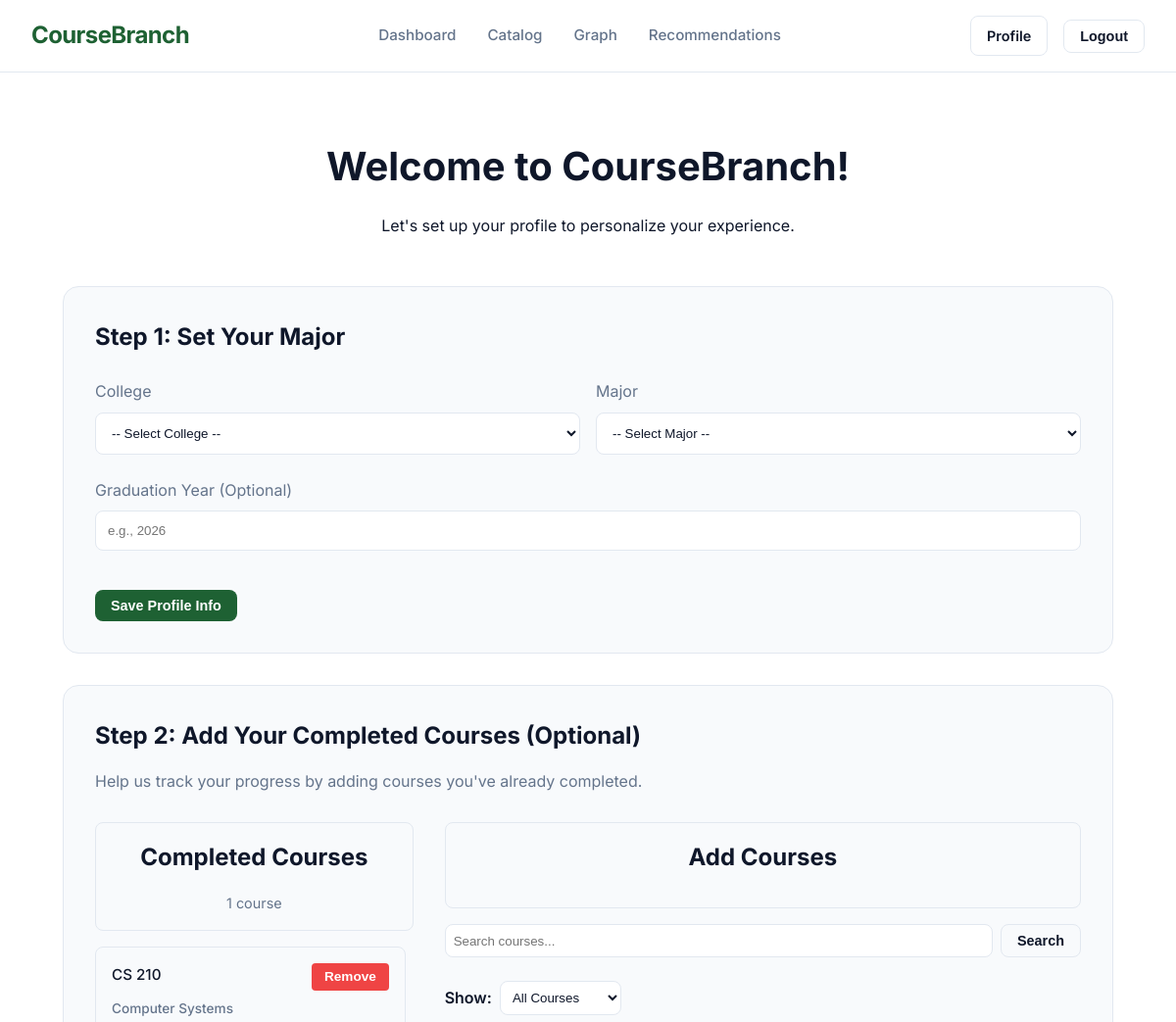
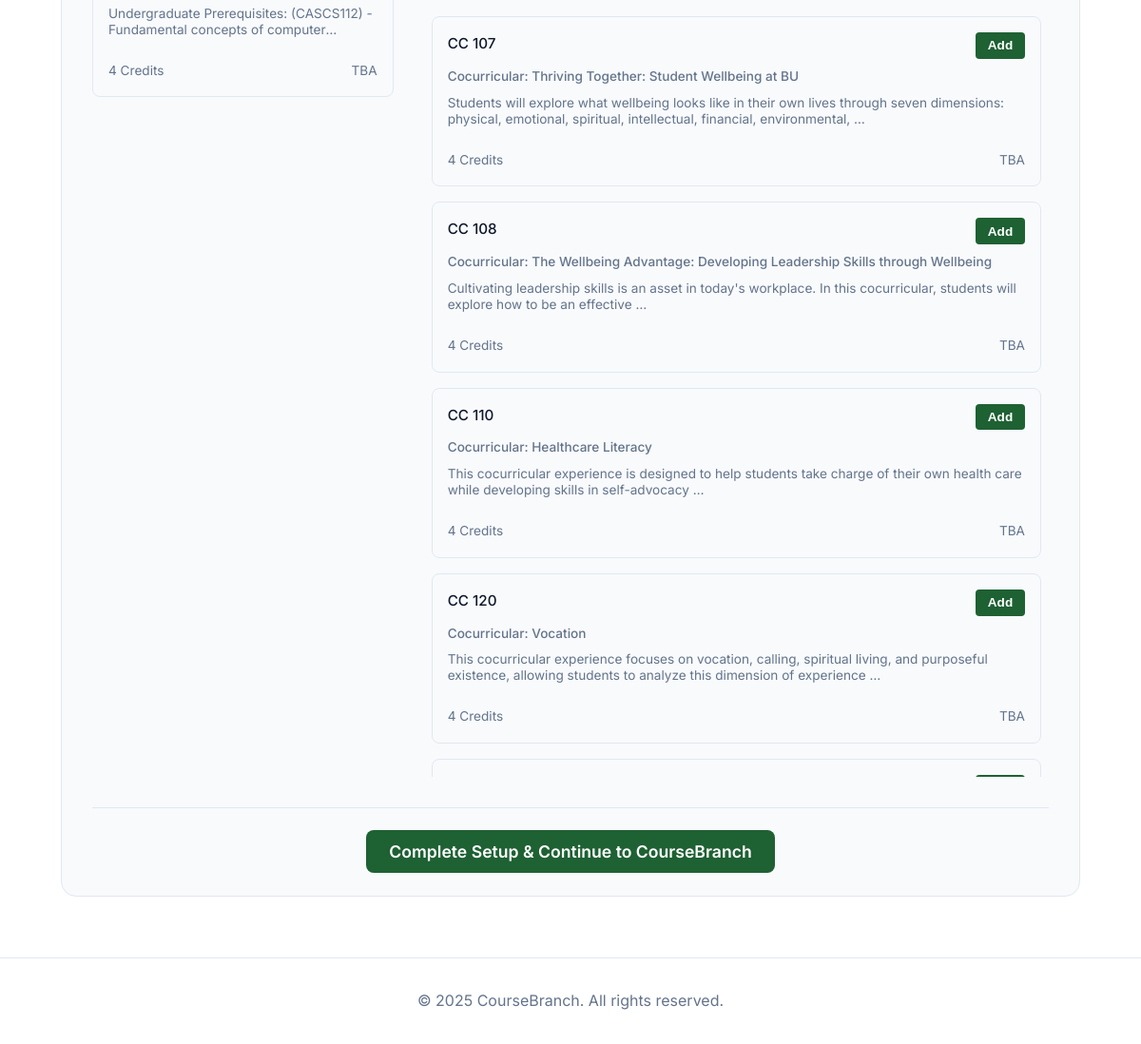
The page /onboarding/ (signed in) on the database its author committed (2 pictures, top to bottom).
### catalog/models.py (models this page shows, shortened)
class Course(models.Model):
    college = models.ForeignKey(
        College, on_delete=models.CASCADE, related_name="courses"
    )
    code = models.CharField(max_length=20, unique=True)
    name = models.CharField(max_length=200)
    description = models.TextField()
    instructor = models.CharField(max_length=100)
    credits = models.IntegerField()
    prerequisites = models.ManyToManyField(
        'self',
        symmetrical=False,
        blank=True,
        related_name='required_for'
    )

### accounts/views.py (the view, shortened to what this page needs)
# urls.py: path('onboarding/', views.onboarding_view, name='onboarding'),
@login_required
def onboarding_view(request):
    from django.db.models import Q
    profile, _ = Profile.objects.get_or_create(user=request.user)
    colleges_data = get_colleges_and_majors()
    college_list = sorted(colleges_data.keys())
    filter_type = request.GET.get('filter', 'all')
    search_query = request.GET.get('q', '').strip()
    completed_courses = profile.completed_courses.all()
    completed_codes = set(c.code for c in completed_courses)
    available_courses = Course.objects.exclude(code__in=completed_codes)
    if search_query:
        search_tokens = search_query.split()
        search_q = Q()
        for token in search_tokens:
            search_q &= (Q(code__icontains=token) | Q(name__icontains=token))
        available_courses = available_courses.filter(search_q)
    if filter_type == 'major' and profile.major:
        from catalog.views import _get_major_query
        query = _get_major_query(profile.major, profile.college)
        available_courses = available_courses.filter(query)
    elif filter_type == 'major' and not profile.major:
        available_courses = Course.objects.none()
    limit = 100
    available_courses = available_courses[:limit]
    return render(request, "accounts/onboarding.html", {
        "profile": profile,
        "colleges_data": json.dumps(colleges_data),
        "college_list": college_list,
        "completed_courses": completed_courses,
        "available_courses": available_courses,
        "filter_type": filter_type,
        "search_query": search_query,
        "user_college": profile.college,
        "user_major": profile.major,
        "has_major": bool(profile.major),
    })

### accounts/utils.py (called while the page is built, shortened)
def get_colleges_and_majors():
    json_path = os.path.join(settings.BASE_DIR, 'bu_majors.json')
    if not os.path.exists(json_path):
        return {}

### accounts/templates/accounts/onboarding.html (shortened to what this page needs)
{% extends 'base.html' %}
{% load static %}
{% block extra_css %}
<link rel="stylesheet" href="{% static 'css/catalog.css' %}">
<link rel="stylesheet" href="{% static 'css/profile.css' %}">
<link rel="stylesheet" href="{% static 'css/onboarding.css' %}">
{% endblock %}
{% block content %}
<div class="catalog-container">
    <div class="catalog-header">
        <h1>Welcome to CourseBranch!</h1>
        <p>Let's set up your profile to personalize your experience.</p>
    </div>
    <div class="feature-card onboarding-step-card">
        <h2>Step 1: Set Your Major</h2>
        <form method="post" id="major-form" class="profile-form">
            <div class="form-grid-2col">
                <div class="form-field">
                    <label for="college">College</label>
                    <select id="college" name="college">
                        <option value="">-- Select College --</option>
                    </select>
                </div>
                <div class="form-field">
                    <label for="major">Major</label>
                    <select id="major" name="major">
                        <option value="">-- Select Major --</option>
                    </select>
                </div>
            </div>
            <div class="form-field">
                <label for="graduation_year">Graduation Year (Optional)</label>
                <input type="number" id="graduation_year" name="graduation_year"
                    value="{{ profile.graduation_year|default:'' }}" placeholder="e.g., 2026">
            </div>
            <div class="onboarding-form-actions">
                <button type="submit" class="btn btn-primary">Save Profile Info</button>
            </div>
        </form>
    </div>
    <div class="feature-card onboarding-step-2">
        <h2>Step 2: Add Your Completed Courses (Optional)</h2>
        <p>Help us track your progress by adding courses you've already completed.</p>
        <div class="two-column-layout">
            <div>
                <div class="column-header">
                    <h3>Completed Courses</h3>
                    <div class="count" id="completed-count">{{ completed_courses.count }} course{{ completed_courses.count|pluralize }}</div>
                </div>
                <div class="courses-column" id="completed-column">
                    {% for course in completed_courses %}
                    <div class="course-item" data-course-code="{{ course.code }}">
                        <div class="course-item-header">
                            <h4>{{ course.code }}</h4>
                            <button class="action-btn remove-btn" onclick="removeCourse('{{ course.code }}')">Remove</button>
                        </div>
                        <h5>{{ course.name }}</h5>
                        <p>{{ course.description|truncatewords:20 }}</p>
                        <div class="course-item-meta">
                            <span>{{ course.credits }} Credits</span>
                            <span>{{ course.instructor }}</span>
                        </div>
                    </div>
                    {% empty %}
                    <div class="course-item-empty">
                        <p>No completed courses yet. Add courses from the right panel.</p>
                    </div>
                    {% endfor %}
                </div>
            </div>
            <div>
                <div class="column-header">
                    <h3>Add Courses</h3>
                </div>
                <div class="onboarding-search-container">
                    <form method="get" action="" class="onboarding-search-form">
                        <input type="text" name="q" value="{{ search_query }}" placeholder="Search courses..." class="onboarding-search-input">
                        <button type="submit" class="btn btn-outline">Search</button>
                    </form>
                </div>
                <div class="onboarding-filter-container">
                    <label for="course-filter" class="onboarding-filter-label">Show:</label>
                    <select id="course-filter" onchange="window.location.href='?filter=' + this.value + '&q={{ search_query|urlencode }}'" class="onboarding-filter-select">
                        <option value="all" {% if filter_type == 'all' %}selected{% endif %}>All Courses</option>
                    </select>
                </div>
                <div class="courses-column" id="available-column">
                    {% for course in available_courses %}
                    <div class="course-item" data-course-code="{{ course.code }}">
                        <div class="course-item-header">
                            <h4>{{ course.code }}</h4>
                            <button class="action-btn add-btn" onclick="addCourse('{{ course.code }}')">Add</button>
                        </div>
                        <h5>{{ course.name }}</h5>
                        <p>{{ course.description|truncatewords:20 }}</p>
                        <div class="course-item-meta">
                            <span>{{ course.credits }} Credits</span>
                            <span>{{ course.instructor }}</span>
                        </div>
                    </div>
                    {% empty %}
                    <div class="course-item-empty">
                        <p>No courses found. Try adjusting your search or filters.</p>
                    </div>
                    {% endfor %}
                </div>
            </div>
        </div>
        <div class="onboarding-complete-section">
            <a href="{% url 'home' %}" class="btn btn-primary btn-lg">Complete Setup & Continue to CourseBranch</a>
        </div>
    </div>
</div>
{% endblock %}

### static/css/variables.css (style rules this page uses)
:root { --dark-emerald: #1e6133; --periwinkle: #d8dcff; --dark-wine: #7b2d26; --primary-color: var(--dark-emerald); --primary-hover: #145028; --secondary-color: var(--dark-wine); --accent-color: var(--periwinkle); --background-color: #ffffff; --surface-color: #f8fafc; --text-color: #0f172a; --text-muted: #64748b; --border-color: #e2e8f0; --font-main: 'Inter', sans-serif; --shadow-sm: 0 1px 2px 0 rgb(0 0 0 / 0.05); --shadow-md: 0 4px 6px -1px rgb(0 0 0 / 0.1), 0 2px 4px -2px rgb(0 0 0 / 0.1); --shadow-lg: 0 10px 15px -3px rgb(0 0 0 / 0.1), 0 4px 6px -4px rgb(0 0 0 / 0.1); --graph-bg: #0f172a; --graph-legend-bg: #ffffff; --graph-node-default: #64748b; --graph-node-selected: #a855f7; --graph-node-completed: #10b981; --graph-node-completed-border: #15803d; --graph-node-incomplete: #fbbf24; --graph-node-incomplete-border: #f59e0b; --graph-node-required: #e74c3c; --graph-node-required-border: #c0392b; --graph-node-text: #0f172a; --graph-node-border: #475569; --graph-edge-color: #94a3b8; --graph-edge-highlight: #0ea5e9; --graph-boundary-color: #8b5cf6; --graph-boundary-bg: rgba(139, 92, 246, 0.08); --graph-muted-node: #94a3b8; }

### static/css/style.css (style rules this page uses)
* { box-sizing: border-box; margin: 0; padding: 0; }
body { font-family: var(--font-main); background-color: var(--background-color); color: var(--text-color); line-height: 1.6; min-height: 100vh; display: flex; flex-direction: column; }
a { color: inherit; text-decoration: none; transition: color 0.2s; }
.btn { padding: 0.5rem 1rem; border-radius: 0.5rem; font-weight: 600; font-size: 0.9rem; cursor: pointer; transition: all 0.2s; border: none; }
.btn-primary { background-color: var(--primary-color); color: white; }
.btn-outline { background-color: transparent; border: 1px solid var(--border-color); color: var(--text-color); }
.btn-lg { padding: 0.75rem 1.5rem; font-size: 1.1rem; }
.feature-card { background-color: var(--surface-color); border: 1px solid var(--border-color); border-radius: 1rem; padding: 2rem; transition: transform 0.2s, border-color 0.2s; }
.feature-card h3 { font-size: 1.5rem; margin-bottom: 1rem; color: var(--text-color); }
.feature-card p { color: var(--text-muted); }

### static/css/catalog.css (style rules this page uses)
.catalog-container { max-width: 1200px; margin: 0 auto; padding: 2rem; }
.catalog-header { text-align: center; margin-bottom: 3rem; }
.catalog-header h1 { font-size: 2.5rem; margin-bottom: 1rem; color: var(--text-color); }
.feature-card p { display: -webkit-box; -webkit-line-clamp: 2; -webkit-box-orient: vertical; overflow: hidden; text-overflow: ellipsis; max-height: 2.5em; line-height: 1.25em; }

### static/css/onboarding.css (style rules this page uses)
.onboarding-step-card { margin-bottom: 2rem; }
.onboarding-step-card h2 { margin-bottom: 1.5rem; }
.onboarding-step-2 h2 { margin-bottom: 1rem; }
.onboarding-step-2 p { color: var(--text-muted); margin-bottom: 1.5rem; }
.onboarding-form-actions { display: flex; gap: 1rem; margin-top: 1rem; }
.onboarding-search-container { margin-bottom: 1.5rem; display: flex; gap: 0.5rem; flex-wrap: wrap; }
.onboarding-search-form { display: flex; gap: 0.5rem; flex: 1; }
.onboarding-search-input { flex: 1; padding: 0.5rem; border-radius: 0.5rem; border: 1px solid var(--border-color); background-color: var(--background-color); color: var(--text-color); }
.onboarding-filter-container { margin-bottom: 1.5rem; display: flex; align-items: center; gap: 0.5rem; }
.onboarding-filter-label { font-weight: 600; }
.onboarding-filter-select { padding: 0.5rem; border-radius: 0.5rem; border: 1px solid var(--border-color); background-color: var(--background-color); color: var(--text-color); }
.course-item-meta { display: flex; justify-content: space-between; font-size: 0.85rem; color: var(--text-muted); }
.onboarding-complete-section { text-align: center; margin-top: 2rem; padding-top: 2rem; border-top: 1px solid var(--border-color); }
.course-item h4 { margin: 0; font-size: 0.95rem; color: var(--text-color); }
.course-item h5 { margin: 0.25rem 0 0.5rem 0; font-size: 0.85rem; font-weight: 500; color: var(--text-muted); }

### rows shown on the page
Course: code "CS 210", name "Computer Systems", description "Undergraduate Prerequisites: (CASCS112) - Fundamental concepts of…", credits "4", instructor "TBA"
Course: code "CC 107", name "Cocurricular: Thriving Together: Student Wellbeing at BU", description "Students will explore what wellbeing looks like in their own lives through seven dimensions: physical, emotional, spiritual, intellectual, financial, environmental, …", credits "4", instructor "TBA"
Course: code "CC 108", name "Cocurricular: The Wellbeing Advantage: Developing Leadership Skills through Wellbeing", description "Cultivating leadership skills is an asset in today's workplace. In this cocurricular, students will explore how to be an effective …", credits "4", instructor "TBA"
Course: code "CC 110", name "Cocurricular: Healthcare Literacy", description "This cocurricular experience is designed to help students take charge of their own health care while developing skills in self-advocacy …", credits "4", instructor "TBA"
Course: code "CC 120", name "Cocurricular: Vocation", description "This cocurricular experience focuses on vocation, calling, spiritual living, and purposeful existence, allowing students to analyze this dimension of experience …", credits "4", instructor "TBA"

### other values the page prints
{{ completed_courses.count }} "1"
